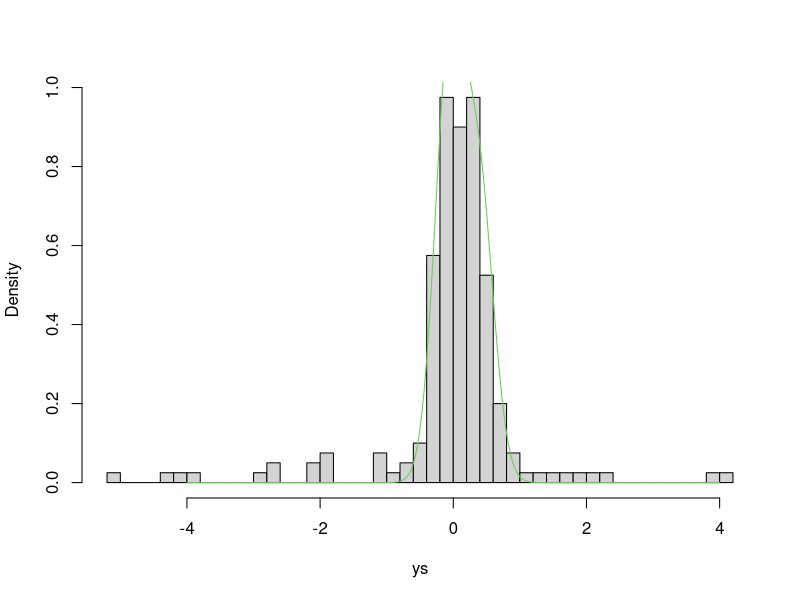

This figure's R source: (Note: this script raises an error after producing the figure.)

n=200
nloop=10000
pv=1:nloop
d=2
xp=-400:400/100
lamch=1:nloop
for(iloop in 1:nloop){
#	y=rnorm(n)
#	u=runif(n)
#	y[u<.4]=y[u<.4]+d
	y1=rnorm(n,d,1)
	y2=rnorm(n,0,9)
	y=rnorm(n)
	u=runif(n)
	y[u>.4]=y1[u>.4]
	y[u>.8]=y2[u>.8]
	my=mean(y);sy=sd(y)
	ys=(y-mean(y))/sd(y)
	hist(ys,freq=F,br=40,main='')
	lines(xp,.6*dnorm(xp*sy+my)*sy+.4*dnorm(xp*sy+my,d,1)*sy,col=3)
	atest=testunim(y,100,.16)
	pv[iloop]=atest$pval
	lines(atest$xp,atest$fhat1,lwd=2)
	lines(atest$xp,atest$fhat2,col=2,lwd=2)
	print(iloop+sum(pv[1:iloop]<.05)/iloop)
	if(pv[iloop]>.05){ysave=y}
	lamch[iloop]=atest$lam
}
sum(pv<.05)/nloop
